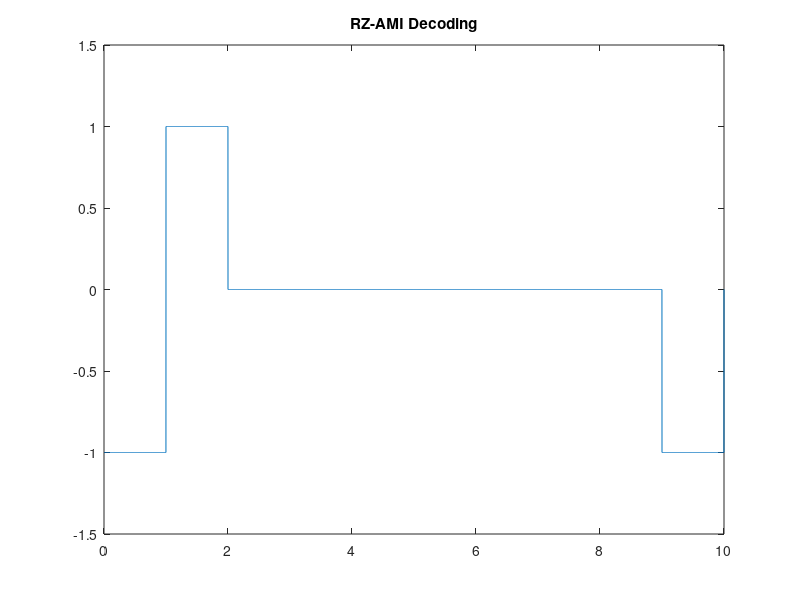

This figure's MATLAB source:
clc;
clear;
close all;
bits= randi([0,1],1,10);
bitrate = 1;
n = 1000;
T = length(bits)/bitrate;
N = n*length(bits);
dt = T/N;
t = 0:dt:T;
x = zeros(1,length(t));
lastbit = 1;
for i=1:length(bits)
if bits(i)==1
x((i-1)*n+1:i*n) = -lastbit;
lastbit = -lastbit;
end
end
plot(t, x);
title("RZ-AMI Decoding")
axis([0 10 -1.5 1.5])
counter = 0;
lastbit = 1;
for i = 1:length(t)
if t(i)>counter
counter = counter + 1;
if x(i)==-lastbit
result(counter) = 1;
lastbit = -lastbit;
else result(counter) = 0;
end
end
end
disp('AMI Decoding:');
disp(result);